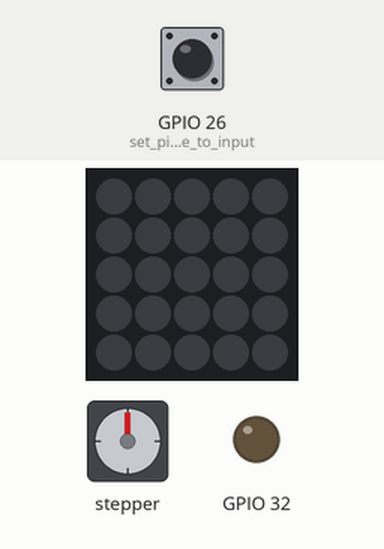
The program below on a simulated ESP32. Parts: stepper motor, 5×5 RGB LED matrix (first LED top left, wired row by row), output pins drawn as LEDs (lit = HIGH). Wiring (inferred from the names in the program): stepper motor driver (200 steps per turn assumed): step GPIO 19; direction GPIO 23; enable GPIO 22. The inputs (shaded band) are chosen by the test bench; at power-on: GPIO 26 (set_pin_mode_to_input) LOW. Pins used as bus, display or sensor lines are not drawn.

Above: at 2.8 s.
2.9 s: GPIO 26 (set_pin_mode_to_input) pulled HIGH for 0.15 s
At 3.69 s:
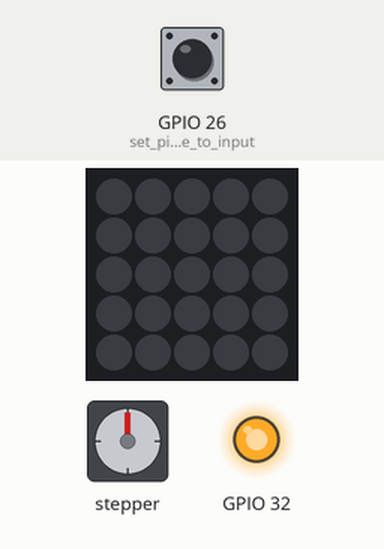
5.2 s: GPIO 26 (set_pin_mode_to_input) pulled HIGH for 1 s
At 6.3 s:
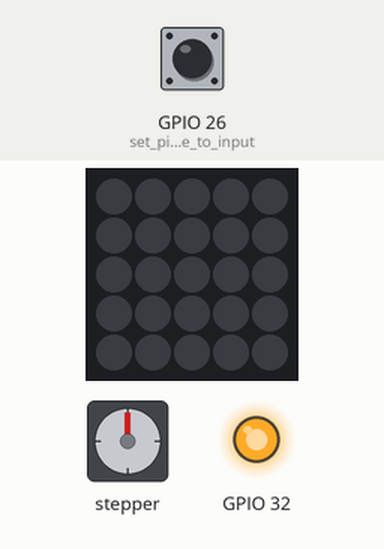
7.7 s: GPIO 26 (set_pin_mode_to_input) pulled HIGH for 3.2 s
At 9.6 s:
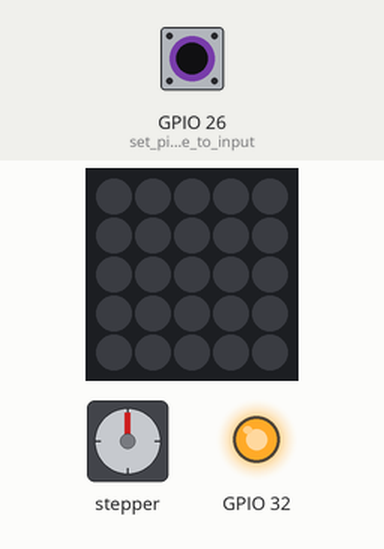
Timing chart, 0 to 12.8 s (numbered marks = the images above; inputs shaded):
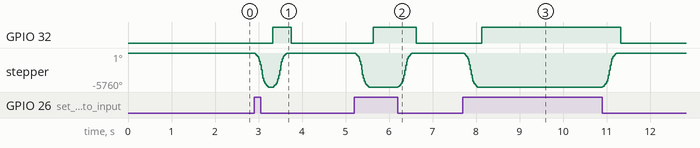

The program:

main.cpp
```cpp
// For PEGASUS Valve control


#include <Arduino.h>

#include <M5Atom.h>
#include "StepperDriver.h"
#include "FastLED.h"

//#define Neopixel_PIN 26
//#define NUM_LEDS     37

//CRGB leds[NUM_LEDS];
//uint8_t gHue = 0;  // Initial tone value.
//uint8_t brightn = 0;  // Initial brightness value.

//int cur_value1 = 0, cur_value2 = 0;

int motor_steps = 200;
int step_divisition = 32; //32
int en_pin = 22;
int dir_pin = 23;
int step_pin = 19;

int step = 0;
int speed = 0;

//int toggler =0;

StepperDriver ss(motor_steps, step_divisition, en_pin, dir_pin, step_pin);

void setup()
{
  M5.begin(true, false, true);
  pinMode(26, INPUT_PULLDOWN); // set pin mode to input
  pinMode(32, OUTPUT);
  digitalWrite(32, LOW);
  ss.powerEnable(false);
  ss.setSpeed(0);
  delay(1600);

}

void loop()
{
      while(digitalRead(26) == LOW) { // Wait for Pump signal OK
        delay(10);
      }

      ss.powerEnable(true);
      ss.setSpeed(300); // 60 = 60 revolutions per minute (rpm) = 1 rev per sec
      ss.step(100,50,50); //turn valve 180 degrees (to outlet)
      delay(100);
      digitalWrite(32, HIGH); // Tell Pump that Valve is changed to outlet
      ss.powerEnable(false); // release torque on stepmotor

      while(digitalRead(26) == HIGH) { // Wait for Pump signal OK
        delay(10);
}
      ss.powerEnable(true);
      ss.setSpeed(300);
      ss.step(-100,50,50); //turn valve back to inlet
     delay(100);
           digitalWrite(32, LOW); // Tell Pump that Valve is back to inlet
      ss.powerEnable(false);
   }
         //M5.update();
//}
```

StepperDriver.cpp
```cpp
#include "Arduino.h"
#include "StepperDriver.h"


StepperDriver::StepperDriver(int number_of_steps, int step_division, int en_pin, int dir_pin, int step_pin)
{
  this->number_of_steps = number_of_steps;
  this->step_division = step_division;
  this->step_interval = 10000;
  this->last_step_time = 0;
  this->target_step_time1 = 0;
  this->target_step_time2 = 0;

  // Arduino pins for the motor control connection:
  this->en_pin = en_pin;
  this->dir_pin = dir_pin;
  this->step_pin = step_pin;

  // setup the pins on the microcontroller:
  pinMode(en_pin, OUTPUT);
  pinMode(dir_pin, OUTPUT);
  pinMode(step_pin, OUTPUT);
}

/*
  Sets the speed in revs per minute
*/
void StepperDriver::setSpeed(float rpm)
{
  step_interval = 60000000L / (number_of_steps * rpm * step_division);
}


void StepperDriver::powerEnable(bool ena)
{
  if (ena) {
    digitalWrite(en_pin, LOW);
  } else {
    digitalWrite(en_pin, HIGH);
  }
}


/*
  Moves the motor steps_to_move steps.  If the number is negative,
  the motor moves in the reverse direction.
 */
void StepperDriver::step(long steps_to_move)
{
  steps_to_move *= step_division;
  setDirection(steps_to_move);
  last_step_time = micros();

  for (long i = abs(steps_to_move); i > 0; i--) {
    move();
  }
}


void StepperDriver::step(long steps_to_move, long steps_acc, long steps_dec)
{
  steps_to_move *= step_division;
  steps_acc *= step_division;
  steps_dec *= step_division;
  setDirection(steps_to_move);
  last_step_time = micros();

  if (steps_acc > 0) {
    for (long i = 1; i <= steps_acc; i++) {
      dynamicMove( i , steps_acc );
    }
  }

  for (long i = (abs(steps_to_move) - abs(steps_acc) - abs(steps_dec)); i > 0; i--) {
    move();
  }

  if (steps_dec > 0) {
    for (long i = (steps_dec - 1); i >= 0; i--) {
      dynamicMove( i , steps_dec );
    }
  }
}


void StepperDriver::setDirection(long steps_to_move)
{
  if (steps_to_move < 0) {
    digitalWrite(dir_pin, HIGH);
  }
  else {
    digitalWrite(dir_pin, LOW);
  }
}


void StepperDriver::move()
{
  digitalWrite(step_pin, HIGH);
  moveInterval(step_interval);
}


void StepperDriver::dynamicMove(int s1, int s2)
{
  digitalWrite(step_pin, HIGH);
  double r1 = (double)s1 / (double)s2;
  double r2 = 0.1 + 0.2*r1 + 2.2*r1*r1 - 1.5*r1*r1*r1;
  moveInterval( (unsigned long)(step_interval / r2) );
}


void StepperDriver::moveInterval(unsigned long target_delay)
{
  target_step_time1 = last_step_time + (target_delay / 2);
  target_step_time2 = last_step_time + target_delay;

  if (target_step_time1 >= last_step_time) {
    while (micros() < target_step_time1) {}
  }
  else {
    while ((long)(micros()) < (long)target_step_time1) {}
  }

  digitalWrite(step_pin, LOW);

  if (target_step_time2 >= last_step_time) {
    while (micros() < target_step_time2) {}
  }
  else {
    while ((long)(micros()) < (long)target_step_time2) {}
  }
  last_step_time = micros();
}
```

StepperDriver.h
```cpp
#ifndef StepperDriver_h
#define StepperDriver_h

// library interface description
class StepperDriver {
  public:
    // constructors:
    StepperDriver(int number_of_steps, int step_division, int en_pin, int dir_pin, int step_pin);

    // speed setter method:
    void setSpeed(float rpm);

    void powerEnable(bool ena);

    // mover method:
    void step(long steps_to_move);

    void step(long steps_to_move, long steps_acc, long steps_dec);

  private:
    void setDirection(long steps_to_move);

    void move();

    void dynamicMove(int s1, int s2);

    void moveInterval(unsigned long target_delay);


    int number_of_steps;
    int step_division;
    unsigned long step_interval;
    unsigned long last_step_time;
    unsigned long target_step_time1;
    unsigned long target_step_time2;

    // motor pin numbers:
    int en_pin;
    int dir_pin;
    int step_pin;

};

#endif
```

Measured:
- after the input at 2.9 s, GPIO 32: LOW → HIGH after 0.43 s, → LOW 0.42 s later; stepper: turns 5760° counter-clockwise in 0.32 s, then 5760° clockwise in 0.30 s
- after the input at 5.2 s, GPIO 32: LOW → HIGH after 0.43 s, → LOW 0.99 s later; stepper: turns 5760° counter-clockwise in 0.32 s, then 5760° clockwise in 0.32 s
- after the input at 7.7 s, GPIO 32: LOW → HIGH after 0.43 s, → LOW 3.2 s later; stepper: turns 5760° counter-clockwise in 0.32 s, then 5760° clockwise in 0.32 s
